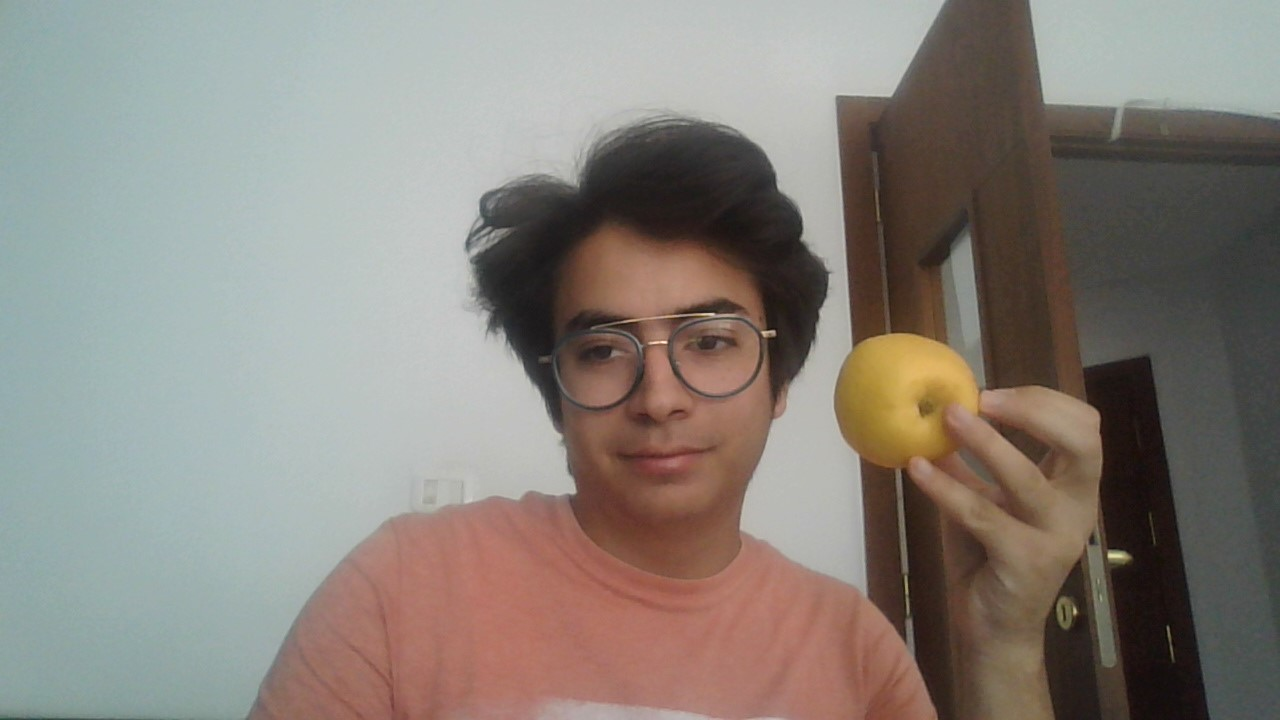
#> input picture apple_photo.jpg, 1280 x 720 px
$ python -i object_detector.py   (imports and definitions only)
#> lines starting #> are read from the running program, lines starting #| are printed output that depends on the picture; after the words box and inside, x2 and y2 are one past the last pixel; in counts of white or black regions, pixels touching at a corner belong together
#> further down, picture is the input picture: shape (720, 1280, 3); mean B, G, R 123.5, 130.6, 137.2
import cv2
import numpy as np

kernel = np.ones((5,5),np.uint8)

class ObjectDetector:
    def __init__(self):
        # Create mask for orange color
        self.low = np.array([13, 126, 119])
        self.high = np.array([132, 194, 255])

    def detect(self, frame):
        hsv_img = cv2.cvtColor(frame, cv2.COLOR_BGR2HSV)
#> hsv_img: shape (720, 1280, 3); mean H, S, V 47.5, 49.9, 143.2

        # Create masks with color ranges
        mask = cv2.inRange(hsv_img, self.low, self.high)
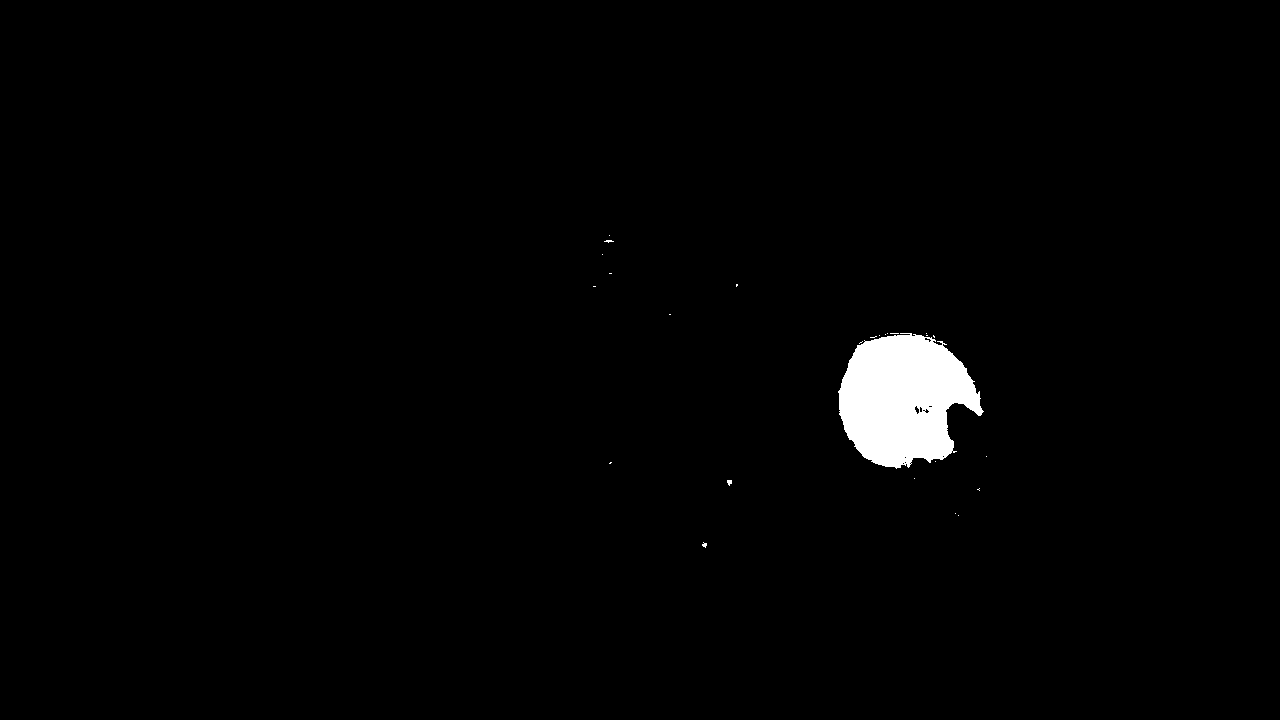
#> mask: shape (720, 1280); 1.5% white; 26 white regions (24 under 20 px), largest, box (x1, y1, x2, y2) and area: (838, 333, 984, 469) 13694, (727, 480, 732, 486) 22

        mask = cv2.morphologyEx(mask, cv2.MORPH_OPEN, kernel)
#> mask: shape (720, 1280); 1.5% white; 1 white region
        # Find Contours
        contours, _ = cv2.findContours(mask, cv2.RETR_TREE, cv2.CHAIN_APPROX_SIMPLE)
#> contours = 3 contours, 1 with area under 20; largest, box (x1, y1, x2, y2) and area: (839, 335, 982, 468) 13364, (914, 405, 930, 415) 76
        contours = sorted(contours, key=lambda x: cv2.contourArea(x), reverse=True)

        box = (0, 0, 0, 0)
        for cnt in contours:
            (x, y, w, h) = cv2.boundingRect(cnt)
            box = (x, y, x + w, y + h)
            break
#> this loop made 1 pass
#> (x, y, w, h, box) on pass 1: (839, 335, 143, 133, (839, 335, 982, 468))

        return box

>>> import cv2
>>> picture = cv2.imread('apple_photo.jpg')
>>> result = ObjectDetector().detect(picture)
#> result = (839, 335, 982, 468)
